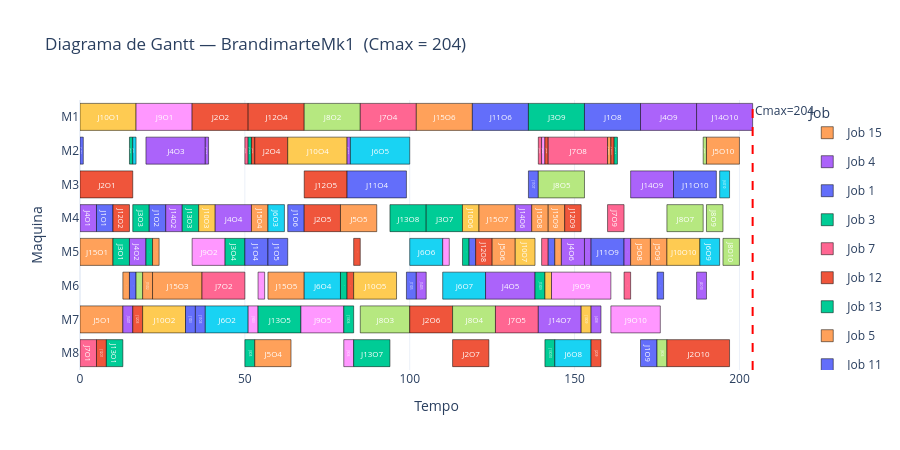

Notebook cell for this chart:
### Code cell
import plotly.express as px


def plot_gantt_plotly(schedule, num_jobs, num_machines, makespan):
    palette = px.colors.qualitative.Plotly
    machine_order = [f'M{m}' for m in range(num_machines, 0, -1)]  # M6..M1 de cima p/ baixo

    fig = go.Figure()
    seen_jobs = set()

    for job_id, op_idx, machine_id, start, end in schedule:
        color        = palette[(job_id - 1) % len(palette)]
        show_legend  = job_id not in seen_jobs
        seen_jobs.add(job_id)

        fig.add_trace(go.Bar(
            orientation='h',
            y=[f'M{machine_id}'],
            x=[end - start],
            base=[start],
            name=f'Job {job_id}',
            legendgroup=f'Job {job_id}',
            showlegend=show_legend,
            marker=dict(color=color, line=dict(color='black', width=0.5)),
            text=f'J{job_id}O{op_idx}',
            textposition='inside',
            insidetextanchor='middle',
            textfont=dict(size=8, color='white'),
            hovertemplate=(
                f'<b>Job {job_id} — Op {op_idx}</b><br>'
                f'Maquina : M{machine_id}<br>'
                f'Inicio  : {start}<br>'
                f'Fim     : {end}<br>'
                f'Duracao : {end - start}<extra></extra>'
            ),
        ))

    fig.update_layout(
        barmode='overlay',
        title=f'Diagrama de Gantt — BrandimarteMk1  (Cmax = {makespan})',
        xaxis=dict(title='Tempo', range=[0, makespan * 1.06]),
        yaxis=dict(
            title='Maquina',
            categoryorder='array',
            categoryarray=machine_order,
        ),
        legend_title='Job',
        height=450,
        template='plotly_white',
    )
    fig.add_vline(
        x=makespan, line_dash='dash', line_color='red',
        annotation_text=f'Cmax={makespan}', annotation_position='top right'
    )
    fig.show()


plot_gantt_plotly(schedule, PARAMS["inst"].num_jobs, PARAMS["inst"].num_machines, best_mk)
